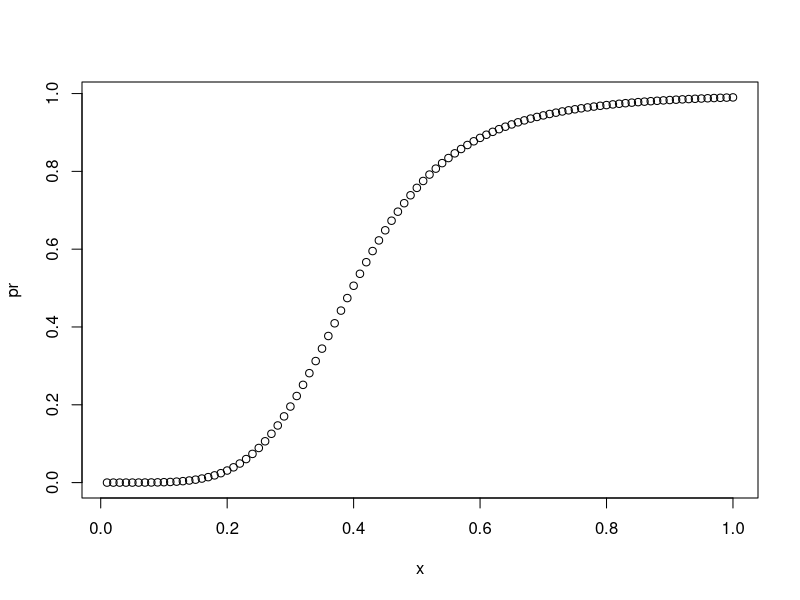
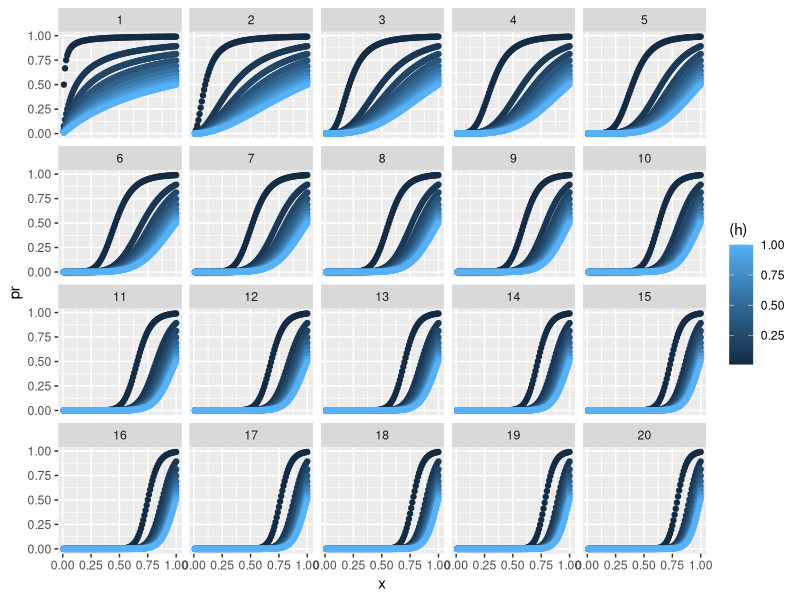

Source code (R) for these figures, in order:
# function for sinusoidal response of sampling probabilility


sample_pr <- function(x, h, b){
  pr = 1 / (1 + (h / x**b))
  return(pr)
}

x = seq(0.01, 1, length.out = 100)
h = seq(0.01, 1, length.out = 10)
b = seq(1, 20, by = 1)
pr = sample_pr(x = x,
          h = 0.01, 
          b = 5)
dat <- data.frame(x = x, pr = pr)
plot(pr~x, data = dat)

library(tidyverse)

dat2 <- expand_grid(h = h,
                    b = b,
                    x = x)
dat2 |>
  mutate(pr = sample_pr(x = x, h = h, b = b)) |>
  ggplot(aes(x = x, 
             y = pr, 
             color = (h))) +
  geom_point() +
  facet_wrap(~b)
